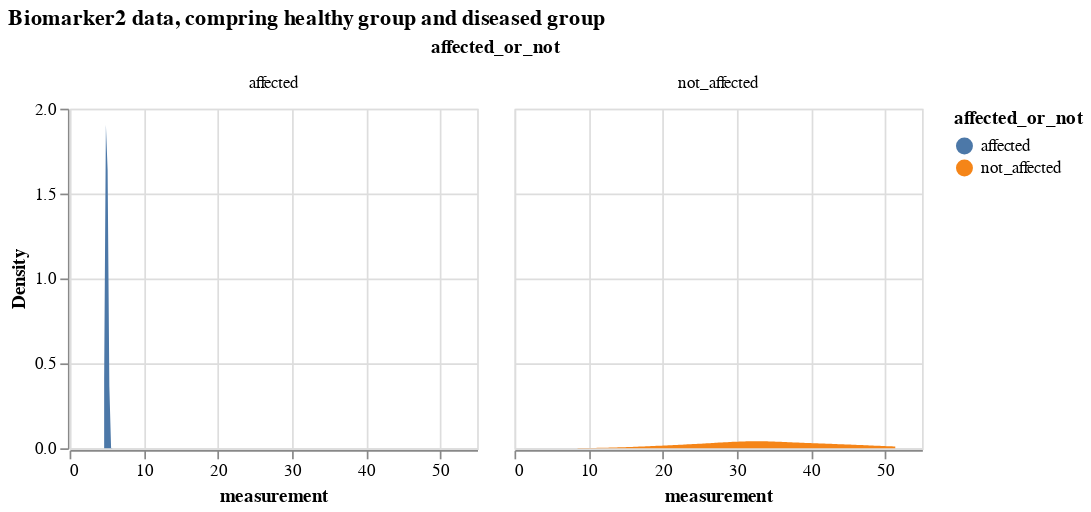

The notebook cell saved with this chart:
### Markdown cell above
### Comparing a certain biomarker data

### Code cell
# select only biomarker 2 
bio_2_data = df_expanded[df_expanded.Biomarker=='Biomarker 2'].drop(['k_j', 'S_n', 'Biomarker'], axis = 1)
# biomarker2 data, comparing from diseased and healthy groups
alt.Chart(bio_2_data).transform_density(
    'measurement',
    as_=['measurement', 'Density'],
    groupby=['affected_or_not']
).mark_area().encode(
    x="measurement:Q",
    y="Density:Q",
    facet = alt.Facet(
        "affected_or_not:N",
    ),
    color=alt.Color(
        'affected_or_not:N'
    )
).properties(
    width= 240,
    height = 200,
).properties(
    title='Biomarker2 data, compring healthy group and diseased group'
)

### Figure 1 — Vega-Lite specification as saved in the notebook (floating-point values rounded to 4 significant figures)
{"config": {"view": {"continuousWidth": 300, "continuousHeight": 300}}, "data": {"name": "data-0ea95a7a488c520e65a22018741ce56f"}, "mark": {"type": "area"}, "encoding": {"color": {"field": "affected_or_not", "type": "nominal"}, "facet": {"field": "affected_or_not", "type": "nominal"}, "x": {"field": "measurement", "type": "quantitative"}, "y": {"field": "Density", "type": "quantitative"}}, "height": 200, "title": "Biomarker2 data, compring healthy group and diseased group", "transform": [{"density": "measurement", "groupby": ["affected_or_not"], "as": ["measurement", "Density"]}], "width": 240, "$schema": "https://vega.github.io/schema/vega-lite/v5.16.3.json", "datasets": {"data-0ea95a7a488c520e65a22018741ce56f": [{"participant": 0, "measurement": 5.354, "affected_or_not": "affected"}, {"participant": 1, "measurement": 36.83, "affected_or_not": "not_affected"}, {"participant": 2, "measurement": 42.06, "affected_or_not": "not_affected"}, {"participant": 3, "measurement": 40.28, "affected_or_not": "not_affected"}, {"participant": 4, "measurement": 5.02, "affected_or_not": "affected"}, {"participant": 5, "measurement": 34.36, "affected_or_not": "not_affected"}, {"participant": 6, "measurement": 27.19, "affected_or_not": "not_affected"}, {"participant": 7, "measurement": 4.947, "affected_or_not": "affected"}, {"participant": 8, "measurement": 32.59, "affected_or_not": "not_affected"}, {"participant": 9, "measurement": 33.96, "affected_or_not": "not_affected"}, {"participant": 10, "measurement": 5.141, "affected_or_not": "affected"}, {"participant": 11, "measurement": 31.05, "affected_or_not": "not_affected"}, {"participant": 12, "measurement": 32.88, "affected_or_not": "not_affected"}, {"participant": 13, "measurement": 25.87, "affected_or_not": "not_affected"}, {"participant": 14, "measurement": 26.7, "affected_or_not": "not_affected"}, {"participant": 15, "measurement": 34.11, "affected_or_not": "not_affected"}, {"participant": 16, "measurement": 23.28, "affected_or_not": "not_affected"}, {"participant": 17, "measurement": 5.306, "affected_or_not": "affected"}, {"participant": 18, "measurement": 5.039, "affected_or_not": "affected"}, {"participant": 19, "measurement": 22.48, "affected_or_not": "not_affected"}, {"participant": 20, "measurement": 51.39, "affected_or_not": "not_affected"}, {"participant": 21, "measurement": 37.58, "affected_or_not": "not_affected"}, {"participant": 22, "measurement": 4.954, "affected_or_not": "affected"}, {"participant": 23, "measurement": 4.794, "affected_or_not": "affected"}, {"participant": 24, "measurement": 45.54, "affected_or_not": "not_affected"}, {"participant": 25, "measurement": 23.53, "affected_or_not": "not_affected"}, {"participant": 26, "measurement": 5.095, "affected_or_not": "affected"}, {"participant": 27, "measurement": 45.64, "affected_or_not": "not_affected"}, {"participant": 28, "measurement": 28.06, "affected_or_not": "not_affected"}, {"participant": 29, "measurement": 4.839, "affected_or_not": "affected"}, {"participant": 30, "measurement": 32.44, "affected_or_not": "not_affected"}, {"participant": 31, "measurement": 22.9, "affected_or_not": "not_affected"}, {"participant": 32, "measurement": 5.035, "affected_or_not": "affected"}, {"participant": 33, "measurement": 4.902, "affected_or_not": "affected"}, {"participant": 34, "measurement": 5.153, "affected_or_not": "affected"}, {"participant": 35, "measurement": 26.5, "affected_or_not": "not_affected"}, {"participant": 36, "measurement": 43.06, "affected_or_not": "not_affected"}, {"participant": 37, "measurement": 4.991, "affected_or_not": "affected"}, {"participant": 38, "measurement": 36.95, "affected_or_not": "not_affected"}, {"participant": 39, "measurement": 49.65, "affected_or_not": "not_affected"}, {"participant": 40, "measurement": 33.66, "affected_or_not": "not_affected"}, {"participant": 41, "measurement": 38.45, "affected_or_not": "not_affected"}, {"participant": 42, "measurement": 19.31, "affected_or_not": "not_affected"}, {"participant": 43, "measurement": 41.5, "affected_or_not": "not_affected"}, {"participant": 44, "measurement": 31.69, "affected_or_not": "not_affected"}, {"participant": 45, "measurement": 4.767, "affected_or_not": "affected"}, {"participant": 46, "measurement": 33.66, "affected_or_not": "not_affected"}, {"participant": 47, "measurement": 40.64, "affected_or_not": "not_affected"}, {"participant": 48, "measurement": 33.28, "affected_or_not": "not_affected"}, {"participant": 49, "measurement": 50.55, "affected_or_not": "not_affected"}, {"participant": 50, "measurement": 30.19, "affected_or_not": "not_affected"}, {"participant": 51, "measurement": 4.662, "affected_or_not": "affected"}, {"participant": 52, "measurement": 43.31, "affected_or_not": "not_affected"}, {"participant": 53, "measurement": 5.163, "affected_or_not": "affected"}, {"participant": 54, "measurement": 5.073, "affected_or_not": "affected"}, {"participant": 55, "measurement": 34.31, "affected_or_not": "not_affected"}, {"participant": 56, "measurement": 4.831, "affected_or_not": "affected"}, {"participant": 57, "measurement": 5.071, "affected_or_not": "affected"}, {"participant": 58, "measurement": 38.27, "affected_or_not": "not_affected"}, {"participant": 59, "measurement": 4.95, "affected_or_not": "affected"}, {"participant": 60, "measurement": 5.01, "affected_or_not": "affected"}, {"participant": 61, "measurement": 29.91, "affected_or_not": "not_affected"}, {"participant": 62, "measurement": 5.104, "affected_or_not": "affected"}, {"participant": 63, "measurement": 38.44, "affected_or_not": "not_affected"}, {"participant": 64, "measurement": 32.31, "affected_or_not": "not_affected"}, {"participant": 65, "measurement": 44.19, "affected_or_not": "not_affected"}, {"participant": 66, "measurement": 23.39, "affected_or_not": "not_affected"}, {"participant": 67, "measurement": 18.37, "affected_or_not": "not_affected"}, {"participant": 68, "measurement": 26.91, "affected_or_not": "not_affected"}, {"participant": 69, "measurement": 51.18, "affected_or_not": "not_affected"}, {"participant": 70, "measurement": 24.26, "affected_or_not": "not_affected"}, {"participant": 71, "measurement": 4.984, "affected_or_not": "affected"}, {"participant": 72, "measurement": 5.113, "affected_or_not": "affected"}, {"participant": 73, "measurement": 4.982, "affected_or_not": "affected"}, {"participant": 74, "measurement": 30.59, "affected_or_not": "not_affected"}, {"participant": 75, "measurement": 4.801, "affected_or_not": "affected"}, {"participant": 76, "measurement": 17.71, "affected_or_not": "not_affected"}, {"participant": 77, "measurement": 28.85, "affected_or_not": "not_affected"}, {"participant": 78, "measurement": 42.4, "affected_or_not": "not_affected"}, {"participant": 79, "measurement": 32.6, "affected_or_not": "not_affected"}, {"participant": 80, "measurement": 4.868, "affected_or_not": "affected"}, {"participant": 81, "measurement": 5.132, "affected_or_not": "affected"}, {"participant": 82, "measurement": 30.04, "affected_or_not": "not_affected"}, {"participant": 83, "measurement": 5.267, "affected_or_not": "affected"}, {"participant": 84, "measurement": 46.05, "affected_or_not": "not_affected"}, {"participant": 85, "measurement": 30.23, "affected_or_not": "not_affected"}, {"participant": 86, "measurement": 48.81, "affected_or_not": "not_affected"}, {"participant": 87, "measurement": 5.222, "affected_or_not": "affected"}, {"participant": 88, "measurement": 40.32, "affected_or_not": "not_affected"}, {"participant": 89, "measurement": 4.89, "affected_or_not": "affected"}, {"participant": 90, "measurement": 14.41, "affected_or_not": "not_affected"}, {"participant": 91, "measurement": 4.892, "affected_or_not": "affected"}, {"participant": 92, "measurement": 37.42, "affected_or_not": "not_affected"}, {"participant": 93, "measurement": 32.89, "affected_or_not": "not_affected"}, {"participant": 94, "measurement": 32.65, "affected_or_not": "not_affected"}, {"participant": 95, "measurement": 43.94, "affected_or_not": "not_affected"}, {"participant": 96, "measurement": 19.87, "affected_or_not": "not_affected"}, {"participant": 97, "measurement": 4.944, "affected_or_not": "affected"}, {"participant": 98, "measurement": 4.936, "affected_or_not": "affected"}, {"participant": 99, "measurement": 4.725, "affected_or_not": "affected"}]}}
